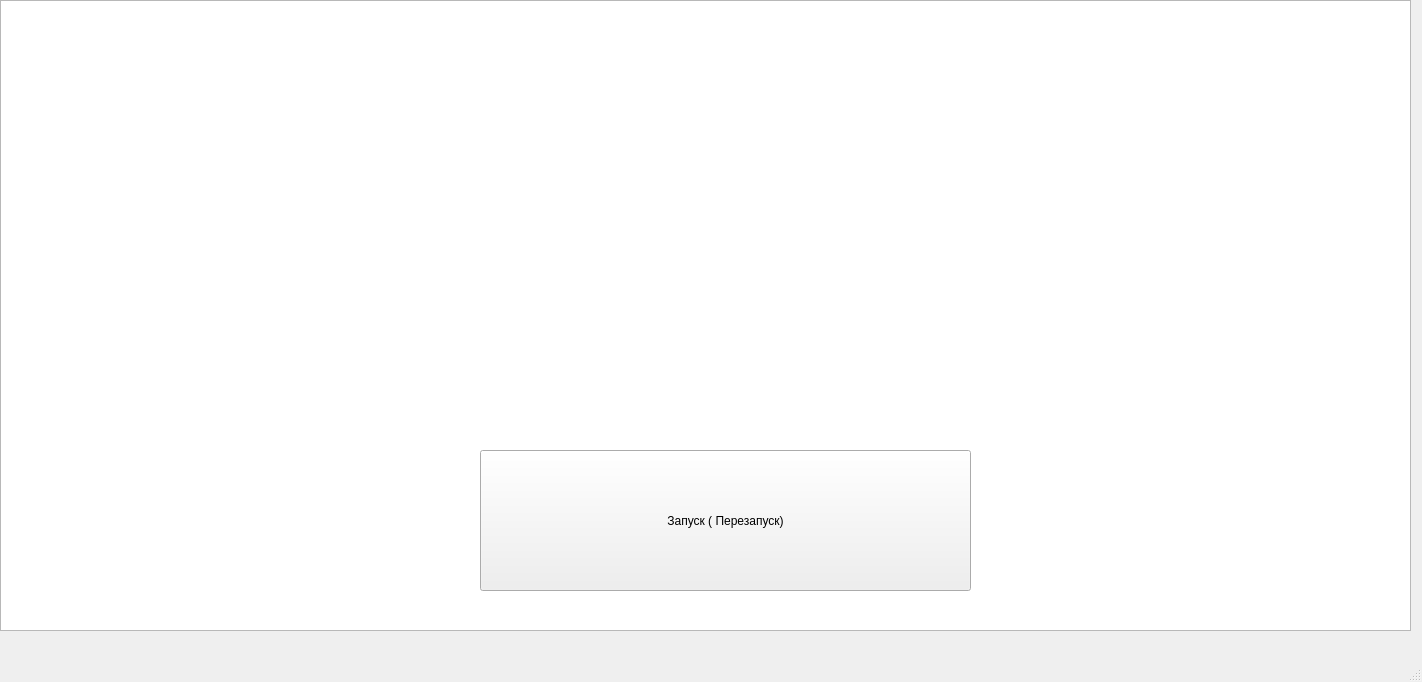
<?xml version="1.0" encoding="UTF-8"?>
<ui version="4.0">
 <class>MainWindow</class>
 <widget class="QMainWindow" name="MainWindow">
  <property name="geometry">
   <rect>
    <x>0</x>
    <y>0</y>
    <width>1422</width>
    <height>682</height>
   </rect>
  </property>
  <property name="windowTitle">
   <string>MainWindow</string>
  </property>
  <widget class="QWidget" name="centralwidget">
   <widget class="QGraphicsView" name="graphicsView">
    <property name="geometry">
     <rect>
      <x>0</x>
      <y>0</y>
      <width>1411</width>
      <height>631</height>
     </rect>
    </property>
    <property name="maximumSize">
     <size>
      <width>1411</width>
      <height>16777215</height>
     </size>
    </property>
   </widget>
   <widget class="QPushButton" name="pushButton">
    <property name="geometry">
     <rect>
      <x>480</x>
      <y>450</y>
      <width>491</width>
      <height>141</height>
     </rect>
    </property>
    <property name="text">
     <string>Запуск ( Перезапуск)</string>
    </property>
   </widget>
  </widget>
  <widget class="QMenuBar" name="menubar">
   <property name="geometry">
    <rect>
     <x>0</x>
     <y>0</y>
     <width>1422</width>
     <height>25</height>
    </rect>
   </property>
  </widget>
  <widget class="QStatusBar" name="statusbar"/>
 </widget>
 <resources/>
 <connections/>
</ui>
